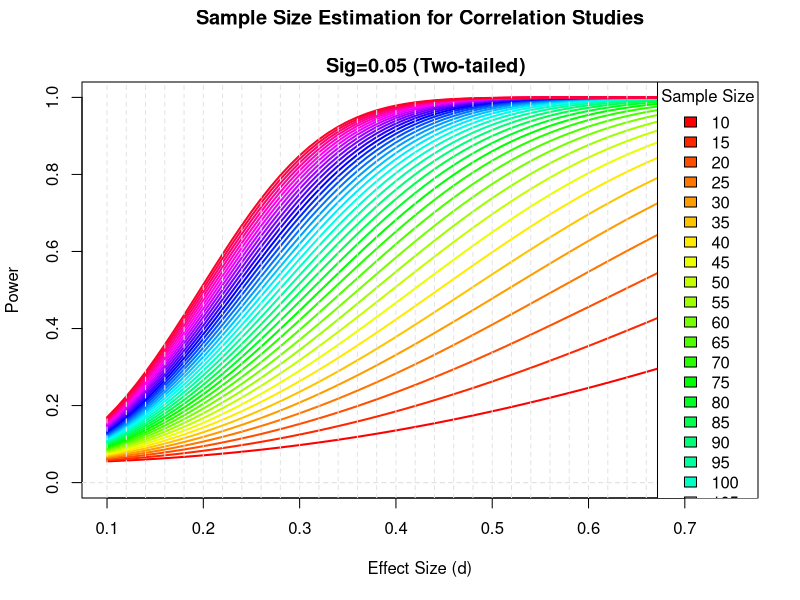

Reproduce this figure in R.
library(pwr)
pwr.anova.test(k=2, n = 119, f = .04, sig.level = 0.05)
# range of correlations
r <- seq(.1,.75,.01)
nr <- length(r)

# power values
p <- seq(.4,.9,.1)
np <- length(p)
n <- seq(10,200, 5)
np <- length(n)
# obtain sample sizes
samsize <- array(numeric(nr*np), dim=c(nr,np))
for (i in 1:np){
  for (j in 1:nr){
    result <- pwr.t.test(n = n[i], d = r[j],
                         sig.level = .05, power = NULL,
                         alternative = "two.sided")
    samsize[j,i] <-result$power
  }
}

# set up graph
xrange <- range(r)
yrange <- round(range(samsize))
colors <- rainbow(length(n))
plot(xrange, yrange, type="n",
     xlab="Effect Size (d)",
     ylab="Power" )

# add power curves
for (i in 1:np){
  lines(r, samsize[,i], type="l", lwd=2, col=colors[i])
}

# add annotation (grid lines, title, legend)
abline(v=0, h=seq(0,yrange[2],50), lty=2, col="grey89")
abline(h=0, v=seq(xrange[1],xrange[2],.02), lty=2,
       col="grey89")
title("Sample Size Estimation for Correlation Studies\n
  Sig=0.05 (Two-tailed)")
legend("topright", title="Sample Size", as.character(n),
       fill=colors)


m1 <- seq(5,9, 0.01)
m2 <- seq(5,9, 0.01)
sd <- seq(2,4, 0.01)
